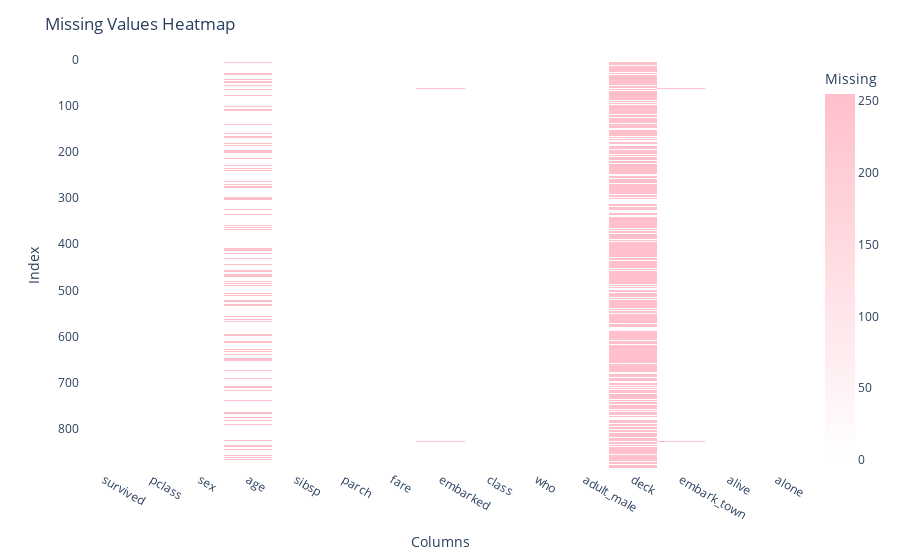

The notebook cell this image was saved under:
### Code cell
missing_data = df.isnull()

fig = px.imshow(
    missing_data,
    labels=dict(x="Columns", y="Index", color="Missing"),
    x=missing_data.columns,
    y=missing_data.index,
    color_continuous_scale=[(0, 'white'), (1, 'pink')],
    aspect="auto"
)

fig.update_layout(
    title="Missing Values Heatmap",
    xaxis_title="Columns",
    yaxis_title="Index"
)

fig.show()

### Figure 1 — Plotly figure (JSON) as saved in the notebook; plotly's stock layout.template omitted (floating-point values rounded to 4 significant figures; data arrays with more than 128 entries replaced by an {"elided": "..."} marker saying what was removed)
{"data": [{"coloraxis": "coloraxis", "hovertemplate": "Columns: %{x}<br>Index: %{y}<br>Missing: %{z}<extra></extra>", "name": "0", "type": "heatmap", "x": ["survived", "pclass", "sex", "age", "sibsp", "parch", "fare", "embarked", "class", "who", "adult_male", "deck", "embark_town", "alive", "alone"], "xaxis": "x", "y": {"elided": "891 int values"}, "yaxis": "y", "z": {"elided": "891x15 int values"}}], "layout": {"coloraxis": {"colorbar": {"title": {"text": "Missing"}}, "colorscale": [[0, "white"], [1, "pink"]]}, "margin": {"t": 60}, "title": {"text": "Missing Values Heatmap"}, "xaxis": {"anchor": "y", "domain": [0, 1], "title": {"text": "Columns"}}, "yaxis": {"anchor": "x", "autorange": "reversed", "domain": [0, 1], "title": {"text": "Index"}}}}
